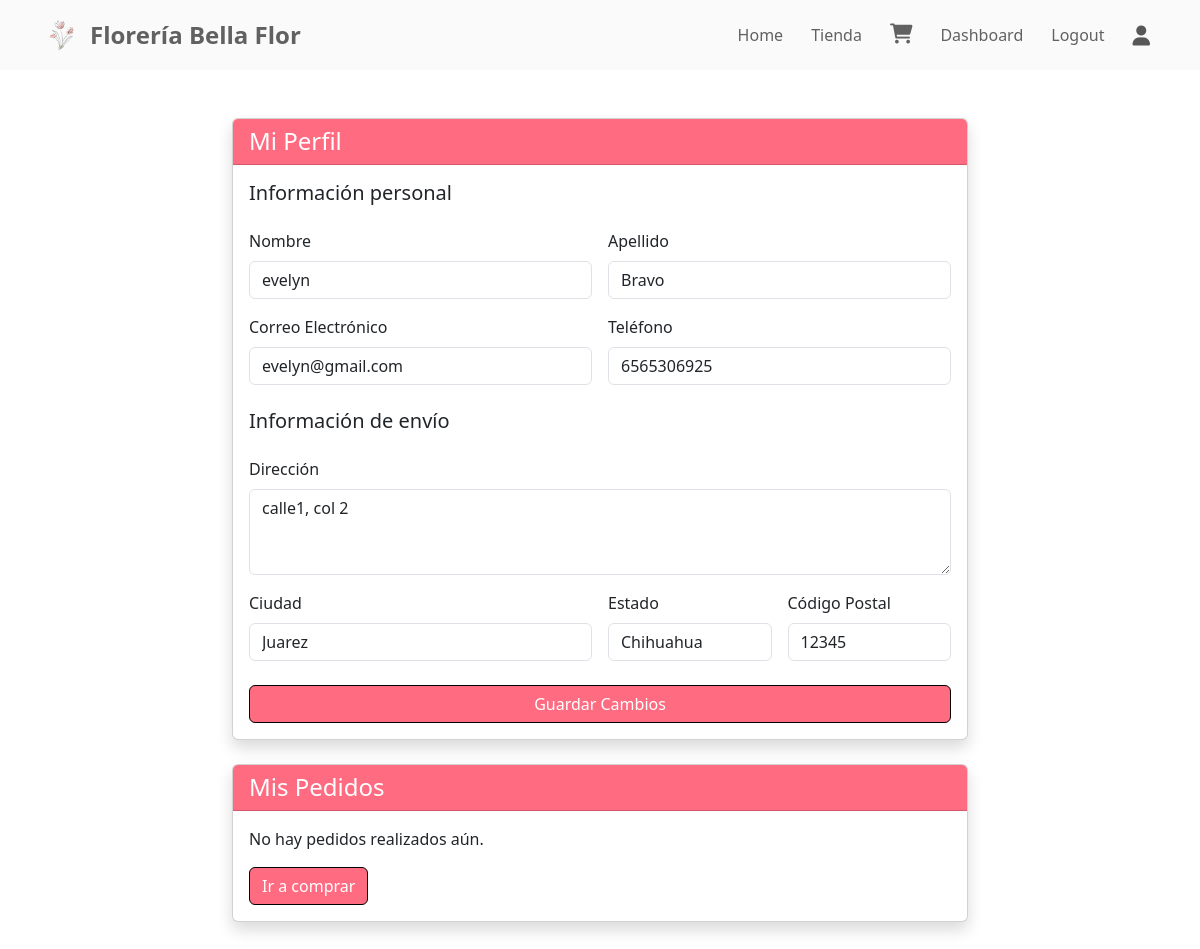
/perfil/ (signed in), run on the app's committed database.
### tasks/models.py (models this page shows, shortened)
class Cliente(models.Model):
    usuario = models.OneToOneField(User, on_delete=models.CASCADE, null=True, blank=True)
    nombre = models.CharField(max_length=100)
    apellido = models.CharField(max_length=100)
    correo = models.EmailField()
    telefono = models.CharField(max_length=20, blank=True)
    direccion = models.TextField(blank=True)
    ciudad = models.CharField(max_length=100, blank=True)
    estado = models.CharField(max_length=100, blank=True)
    codigo_postal = models.CharField(max_length=10, blank=True)

### tasks/views.py (the view, shortened to what this page needs)
# urls.py: path('perfil/', views.perfil, name='perfil'),
@login_required
def perfil(request):
    cliente, created = Cliente.objects.get_or_create(
        usuario=request.user,
        defaults={
            'nombre': request.user.username,
            'correo': request.user.email if request.user.email else '',
        }
    )
    pedidos = Pedido.objects.filter(cliente=cliente).order_by('-fecha')
    context = {
        'cliente': cliente,
        'pedidos': pedidos
    }
    return render(request, 'perfil.html', context)

### tasks/templates/perfil.html (shortened to what this page needs)
{% extends 'base.html' %}
{% block content %}
<div class="container mt-5 mb-5">
  <div class="row justify-content-center">
    <div class="col-md-8">
      <div class="card shadow">
        <div class="card-header" style="background-color: #ff6b81; color: white;">
          <h4 class="mb-0">Mi Perfil</h4>
        </div>
        <div class="card-body">
          <form method="POST" class="row g-3">
            <h5 class="mt-3">Información personal</h5>
            <div class="col-md-6">
              <label for="nombre" class="form-label">Nombre</label>
              <input type="text" name="nombre" class="form-control" id="nombre" value="{{ cliente.nombre }}" required>
            </div>
            <div class="col-md-6">
              <label for="apellido" class="form-label">Apellido</label>
              <input type="text" name="apellido" class="form-control" id="apellido" value="{{ cliente.apellido }}">
            </div>
            <div class="col-md-6">
              <label for="correo" class="form-label">Correo Electrónico</label>
              <input type="email" name="correo" class="form-control" id="correo" value="{{ cliente.correo }}" required>
            </div>
            <div class="col-md-6">
              <label for="telefono" class="form-label">Teléfono</label>
              <input type="tel" name="telefono" class="form-control" id="telefono" value="{{ cliente.telefono }}">
            </div>
            <h5 class="mt-4">Información de envío</h5>
            <div class="col-12">
              <label for="direccion" class="form-label">Dirección</label>
              <textarea name="direccion" class="form-control" id="direccion" rows="3">{{ cliente.direccion }}</textarea>
            </div>
            <div class="col-md-6">
              <label for="ciudad" class="form-label">Ciudad</label>
              <input type="text" name="ciudad" class="form-control" id="ciudad" value="{{ cliente.ciudad }}">
            </div>
            <div class="col-md-3">
              <label for="estado" class="form-label">Estado</label>
              <input type="text" name="estado" class="form-control" id="estado" value="{{ cliente.estado }}">
            </div>
            <div class="col-md-3">
              <label for="codigo_postal" class="form-label">Código Postal</label>
              <input type="text" name="codigo_postal" class="form-control" id="codigo_postal" value="{{ cliente.codigo_postal }}">
            </div>
            <div class="col-12 mt-4">
              <button class="btn w-100" type="submit" style="background-color: #ff6b81; color: white; border: 1px solid black;">
                Guardar Cambios
              </button>
            </div>
          </form>
        </div>
      </div>
      <div class="card shadow mt-4">
        <div class="card-header" style="background-color: #ff6b81; color: white;">
          <h4 class="mb-0">Mis Pedidos</h4>
        </div>
        <div class="card-body">
          {% if pedidos %}
            <div class="table-responsive">
              <table class="table table-hover">
                <thead>
                  <tr>
                    <th>Número</th>
                    <th>Fecha</th>
                    <th>Total</th>
                    <th>Estado</th>
                    <th>Acciones</th>
                  </tr>
                </thead>
                <tbody>
                  {% for pedido in pedidos %}
                  <tr>
                    <td>#{{ pedido.id }}</td>
                    <td>{{ pedido.fecha|date:"d/m/Y H:i" }}</td>
                    <td>${{ pedido.total }}</td>
                    <td>
                      {% if pedido.estado == 'pendiente' %}
                        <span class="badge bg-warning text-dark">{{ pedido.get_estado_display }}</span>
                      {% elif pedido.estado == 'procesando' %}
                        <span class="badge bg-info text-dark">{{ pedido.get_estado_display }}</span>
                      {% elif pedido.estado == 'enviado' %}
                        <span class="badge bg-primary">{{ pedido.get_estado_display }}</span>
                      {% elif pedido.estado == 'entregado' %}
                        <span class="badge bg-success">{{ pedido.get_estado_display }}</span>
                      {% elif pedido.estado == 'cancelado' %}
                        <span class="badge bg-danger">{{ pedido.get_estado_display }}</span>
                      {% endif %}
                    </td>
                    <td>
                      <a href="{% url 'pago_exitoso' pedido_id=pedido.id %}" class="btn btn-sm" style="background-color: #ff6b81; color: white;">
                        Ver detalles
                      </a>
                    </td>
                  </tr>
                  {% endfor %}
                </tbody>
              </table>
            </div>
          {% else %}
            <p>No hay pedidos realizados aún.</p>
            <a href="{% url 'catalogo' %}" class="btn" style="background-color: #ff6b81; color: white; border: 1px solid black;">
              Ir a comprar
            </a>
          {% endif %}
        </div>
      </div>
    </div>
  </div>
</div>
{% endblock %}

### data on the page
Cliente: nombre "evelyn", apellido "Bravo", correo "evelyn@gmail.com", telefono "6565306925", direccion "calle1, col 2", ciudad "Juarez", estado "Chihuahua", codigo_postal "12345"
